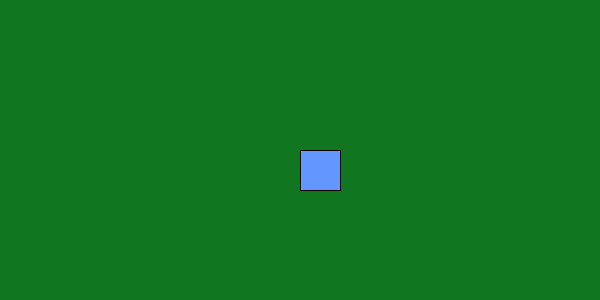
Frame 1 (no input)
Frame 60 (the mouse pressed at the canvas centre just before this capture): identical to frame 1, image omitted
Frame 120 (the mouse held since frame 60 and released just before this capture): identical to frame 1, image omitted

The Processing sketch that drew this single still picture (run headless with seeded random() and noise(); from frame 60 on, the mouse is pressed at the canvas centre):

// Processing sketch: trabajoUno
// ── trabajoUno.pde
Cuadrado cuad;
float lastTime;
void setup() {
  size(600, 300);
  cuad = new Cuadrado(width/2, height/2, 40, 200); 
  lastTime = millis();
}

void draw() {
  background(#107620);
  float now = millis();
  float dt = (now - lastTime) / 1000.0;
  lastTime = now;

  
  if (keyPressed) {
    cuad.mover(key, dt);
  }

  cuad.dibujar();
}

// ── cuadrado.pde
class Cuadrado {
  float x, y;
  float tam;
  float vel;

  Cuadrado(float x, float y, float tam, float vel) {
    this.x = x;
    this.y = y;
    this.tam = tam;
    this.vel = vel;
  }

  void mover(char tecla, float dt) {
    float dx = 0;
    float dy = 0;

    if (tecla == 'w' || tecla == 'W') dy -= vel * dt;
    if (tecla == 's' || tecla == 'S') dy += vel * dt;
    if (tecla == 'a' || tecla == 'A') dx -= vel * dt;
    if (tecla == 'd' || tecla == 'D') dx += vel * dt;

    x += dx;
    y += dy;
  }
  void dibujar() {
    fill(100, 150, 255);
    rect(x, y, tam, tam);
  }
}
